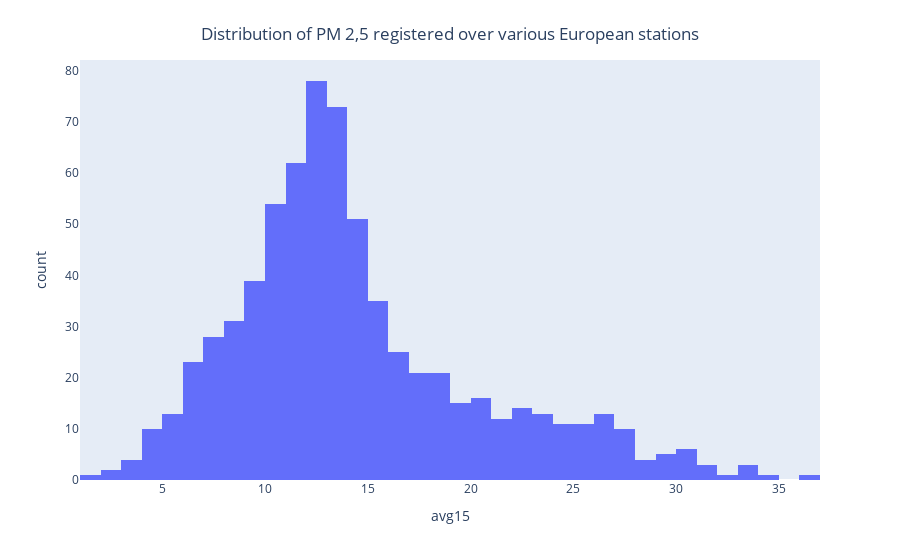

This figure's notebook cell:
### Markdown cell above
Here I used the **histogram** function of Plotly express

### Code cell
fig = px.histogram(df_air_quality, x="avg15")

fig.update_layout(
    title={
        'text': "Distribution of PM 2,5 registered over various European stations",
        'y':0.95,
        'x':0.5,
        'xanchor': 'center',
        'yanchor': 'top'})
fig.update_yaxes(showgrid=False)  # turning off the grid
fig.show()

### Figure 1 — Plotly figure (JSON) as saved in the notebook; plotly's stock layout.template omitted (floating-point values rounded to 4 significant figures; data arrays with more than 128 entries replaced by an {"elided": "..."} marker saying what was removed)
{"data": [{"alignmentgroup": "True", "bingroup": "x", "hovertemplate": "avg15=%{x}<br>count=%{y}<extra></extra>", "legendgroup": "", "marker": {"color": "#636efa"}, "name": "", "offsetgroup": "", "orientation": "v", "showlegend": false, "type": "histogram", "x": {"elided": "710 float values"}, "xaxis": "x", "yaxis": "y"}], "layout": {"barmode": "relative", "legend": {"tracegroupgap": 0}, "margin": {"t": 60}, "title": {"text": "Distribution of PM 2,5 registered over various European stations", "x": 0.5, "xanchor": "center", "y": 0.95, "yanchor": "top"}, "xaxis": {"anchor": "y", "domain": [0, 1], "title": {"text": "avg15"}}, "yaxis": {"anchor": "x", "domain": [0, 1], "showgrid": false, "title": {"text": "count"}}}}
